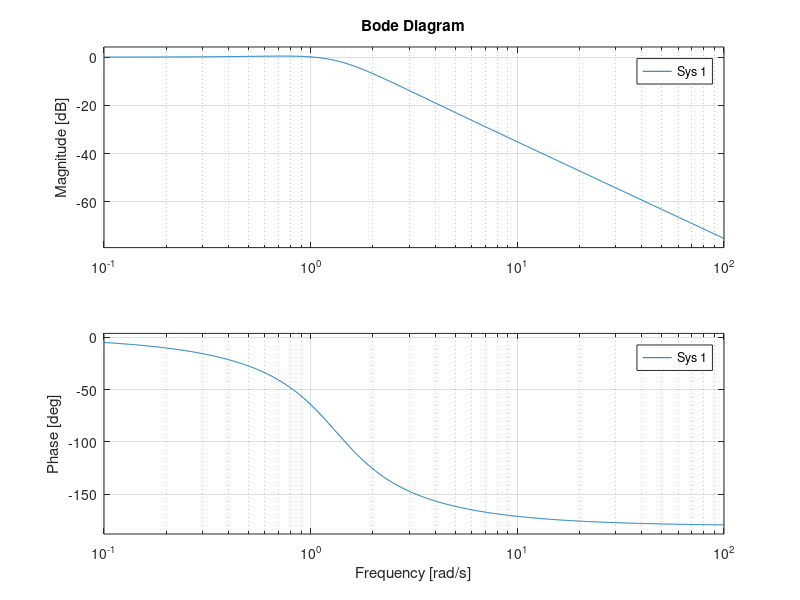

Write MATLAB code to recreate this figure.
%% Finding p(jω) for the desired performance characteristics

% %O.S
os = 10;

% Settling time (
ts = 5;

% Finding omega and zeta
% Equation 4.4-13 (p. 191)
zeta = -log(os / 100) / sqrt(pi^2 + log(os / 100)^2);
% Equation 4.4-14 (p. 191)
omega_n = -log(2 / 100) / (ts * zeta);
% Damped Frequency (p. 190)
omega_d = omega_n * sqrt(1 - zeta^2);

% Finding the positions of the poles
% Equation 4.4-5 (p. 189)
p_1 = -zeta*omega_n + omega_d*i;
p_2 = -zeta*omega_n - omega_d*i;

% Finding approximate cutoff frequency (p. 239)
omega_c = omega_n;

% Finding phase margin (derived on my own by solving |G(jω)| == 1 and finding arg(G(jω))
%phi_m = -angle(1 - 4 * zeta^2*(1 - j));

% Finding M circle
% Equation 6.5-13 (p. 328)
% M_c = 1 / (2*sin(phi_m/2));

% Finding peak frequency and magnitude
omega_p = 0; M_p = 0;
if zeta < sqrt(2) / 2
    % Equation 5.3-8 (p. 239)
    omega_p = omega_n * sqrt(1 - 2*zeta^2);
    % Equation 5.3-9 (p. 239)
    M_p = 1 / (2 * zeta * sqrt(1 - zeta^2));
else
    % Approximating it
    omega_p = omega_n;
    % Equation 5.3-10 (p. 240)
    M_p = 1 / (2 * zeta);
end

%% Determining p(jω)

% Criteria:
% (Transient response performance requirements)
% 1) p(s) has 2 poles on s = -omega_n
% 2) p(s) should be close to 1 for low frequencies
% (Steady state response performance requirement)
% 3) p(s) must jave a pole at the origin.
% (Other Loop-shaping requirements)
% 4) p(s) must have a slope of -20 db/dec for 2/3 decades around the crossover frequency
% 5) p(s) must have phase margin close to 60 deg
% 6) p(s) must have high gain margin

close all; hold on;
margin(zpk([-omega_n/10], [0, p_1, p_2], 2*zeta*omega_n))
bode(zpk([], [p_1, p_2], omega_n^2))
hold off;